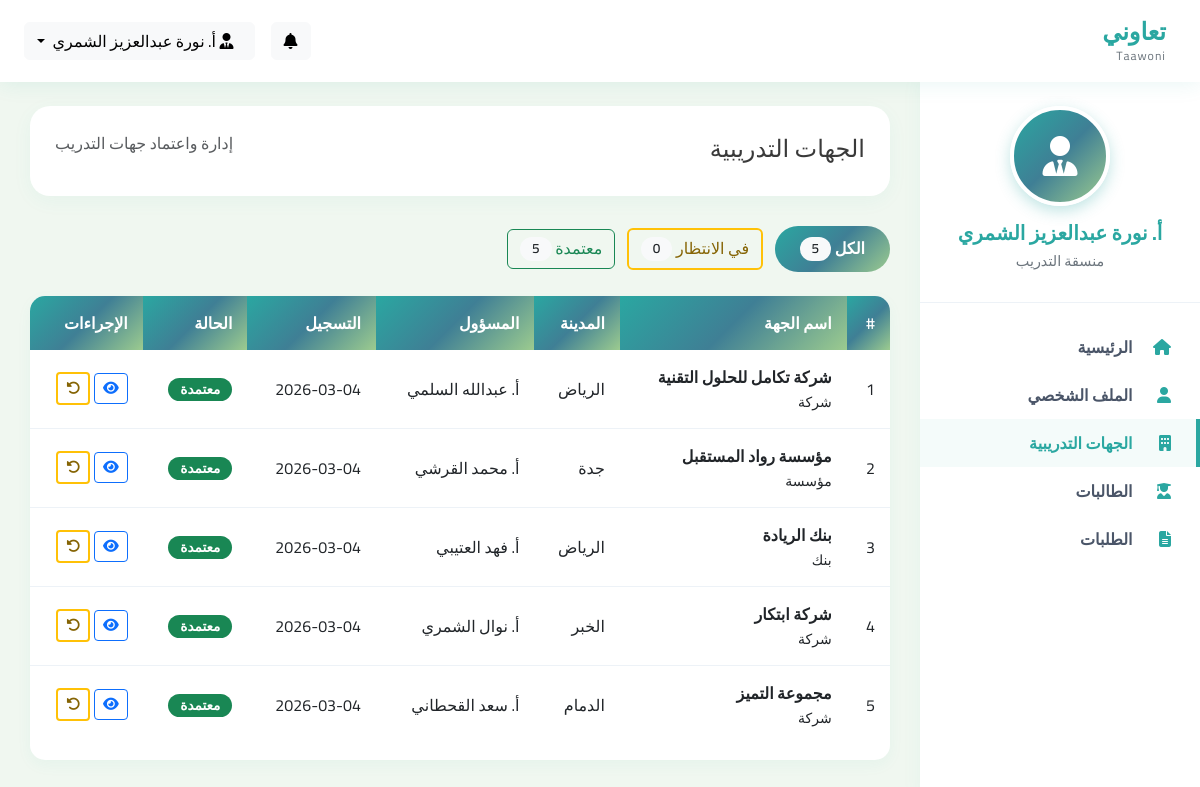
The app's page /modules/coordinator/entities.php (signed in) with its own data.
### tables this page shows
CREATE TABLE `coordinators` (
  `id` int(11) NOT NULL,
  `user_id` int(11) NOT NULL,
  `full_name_ar` varchar(100) NOT NULL,
  `full_name_en` varchar(100) DEFAULT NULL,
  `employee_id` varchar(20) NOT NULL,
  `national_id` varchar(20) DEFAULT NULL,
  `department` varchar(100) DEFAULT NULL,
  `position` varchar(100) DEFAULT 'منسقة التدريب',
  `profile_image` varchar(255) DEFAULT NULL,
  `signature_file` varchar(255) DEFAULT NULL COMMENT 'التوقيع الرسمي',
  `phone` varchar(20) DEFAULT NULL,
  `office_location` varchar(100) DEFAULT NULL,
  `created_at` timestamp NOT NULL DEFAULT current_timestamp()
);

CREATE TABLE `training_entities` (
  `id` int(11) NOT NULL,
  `user_id` int(11) NOT NULL,
  `entity_name_ar` varchar(200) NOT NULL COMMENT 'اسم الجهة بالعربية',
  `entity_name_en` varchar(200) DEFAULT NULL,
  `commercial_registration` varchar(50) DEFAULT NULL COMMENT 'السجل التجاري',
  `license_file` varchar(255) DEFAULT NULL COMMENT 'ملف السجل/الترخيص',
  `entity_type` enum('شركة','مؤسسة','مستشفى','بنك','مدرسة','جهة حكومية','أخرى') DEFAULT 'شركة',
  `contact_person` varchar(100) DEFAULT NULL COMMENT 'الشخص المسؤول',
  `contact_position` varchar(100) DEFAULT NULL COMMENT 'مسمى المسؤول',
  `contact_phone` varchar(20) DEFAULT NULL,
  `contact_email` varchar(100) DEFAULT NULL,
  `website` varchar(255) DEFAULT NULL,
  `city` varchar(50) DEFAULT NULL,
  `address` text DEFAULT NULL,
  `logo` varchar(255) DEFAULT NULL COMMENT 'شعار الجهة',
  `is_approved` tinyint(1) DEFAULT 0 COMMENT 'معتمدة من المنسقة؟',
  `approved_by` int(11) DEFAULT NULL COMMENT 'المنسقة التي اعتمدت',
  `approved_at` datetime DEFAULT NULL,
  `notes` text DEFAULT NULL,
  `created_at` timestamp NOT NULL DEFAULT current_timestamp()
);

### modules/coordinator/entities.php (the view, shortened to what this page needs)
 <?php
require_once '../../config/config.php';
$action = $_GET['action'] ?? 'list';
$status = $_GET['status'] ?? 'all';
$sql = "SELECT * FROM training_entities";
$sql .= " ORDER BY created_at DESC";
$entities = $pdo->query($sql)->fetchAll();
$stats = [
    'total' => count($entities),
    'pending' => count(array_filter($entities, fn($e) => $e['is_approved'] == 0)),
    'approved' => count(array_filter($entities, fn($e) => $e['is_approved'] == 1)),
];
require_once '../../includes/coordinator_header.php';
?>
<div class="content">
    <?php if($action == 'view' && isset($entity)): ?>
        <div class="back-link mb-3">
            <a href="entities.php"><i class="fas fa-arrow-right ms-1"></i> العودة للقائمة</a>
        </div>
        <div class="row">
            <div class="col-md-8">
                <div class="card-custom">
                    <div class="d-flex justify-content-between mb-3">
                        <h5><?php echo htmlspecialchars($entity['entity_name_ar']); ?></h5>
                        <?php if($entity['is_approved']): ?>
                            <span class="badge bg-success p-3">✅ معتمدة</span>
                        <?php else: ?>
                            <span class="badge bg-warning p-3">⏳ في انتظار الاعتماد</span>
                        <?php endif; ?>
                    </div>
                    <div class="row">
                        <div class="col-md-6 mb-3">
                            <small class="text-muted">الاسم بالإنجليزية</small>
                            <p><?php echo $entity['entity_name_en'] ?? '---'; ?></p>
                        </div>
                        <div class="col-md-6 mb-3">
                            <small class="text-muted">نوع الجهة</small>
                            <p><?php echo $entity['entity_type'] ?? 'شركة'; ?></p>
                        </div>
                        <div class="col-md-6 mb-3">
                            <small class="text-muted">السجل التجاري</small>
                            <p><?php echo $entity['commercial_registration'] ?? '---'; ?></p>
                        </div>
                        <div class="col-md-6 mb-3">
                            <small class="text-muted">المدينة</small>
                            <p><?php echo $entity['city'] ?? '---'; ?></p>
                        </div>
                        <div class="col-12 mb-3">
                            <small class="text-muted">العنوان</small>
                            <p><?php echo $entity['address'] ?? '---'; ?></p>
                        </div>
                    </div>
                    <hr>
                    <h6 class="mb-3">معلومات المسؤول</h6>
                    <div class="row">
                        <div class="col-md-6 mb-3">
                            <small class="text-muted">الاسم</small>
                            <p><?php echo $entity['contact_person'] ?? '---'; ?></p>
                        </div>
                        <div class="col-md-6 mb-3">
                            <small class="text-muted">رقم التواصل</small>
                            <p><?php echo $entity['contact_phone'] ?? '---'; ?></p>
                        </div>
                        <div class="col-12 mb-3">
                            <small class="text-muted">البريد الإلكتروني</small>
                            <p><?php echo $entity['contact_email'] ?? '---'; ?></p>
                        </div>
                    </div>
                    <h6 class="mt-4 mb-3">المقاعد التدريبية</h6>
                    <?php if(empty($training_seats)): ?>
                        <p class="text-muted">لا توجد مقاعد تدريبية</p>
                    <?php else: ?>
                        <table class="table">
                            <thead>
                                <tr>
                                    <th>العنوان</th>
                                    <th>التخصص</th>
                                    <th>المقاعد</th>
                                    <th>المتبقي</th>
                                    <th>الطلبات</th>
                                </tr>
                            </thead>
                            <tbody>
                                <?php foreach($training_seats as $seat): ?>
                                <tr>
                                    <td><?php echo $seat['title_ar']; ?></td>
                                    <td><?php echo $seat['major_name_ar'] ?? 'عام'; ?></td>
                                    <td><?php echo $seat['available_seats']; ?></td>
                                    <td><?php echo $seat['available_seats'] - ($seat['filled_seats'] ?? 0); ?></td>
                                    <td><?php echo $seat['applications_count']; ?></td>
                                </tr>
                                <?php endforeach; ?>
                            </tbody>
                        </table>
                    <?php endif; ?>
                </div>
            </div>
            <div class="col-md-4">
                <div class="card-custom">
                    <h6 class="mb-3">الإجراءات</h6>
                    <?php if(!$entity['is_approved']): ?>
                        <a href="?approve=<?php echo $entity['id']; ?>" class="btn btn-success w-100 mb-2" onclick="return confirm('اعتماد هذه الجهة؟')">
                            <i class="fas fa-check-circle ms-2"></i> اعتماد الجهة
                        </a>
                        <a href="?reject=<?php echo $entity['id']; ?>" class="btn btn-danger w-100" onclick="return confirm('رفض هذه الجهة؟')">
                            <i class="fas fa-times-circle ms-2"></i> رفض الجهة
                        </a>
                    <?php else: ?>
                        <div class="alert alert-success mb-3">
                            <i class="fas fa-check-circle"></i> تم الاعتماد
                            <?php if($entity['approved_at']): ?>
                                <br><small><?php echo date('Y-m-d', strtotime($entity['approved_at'])); ?></small>
                            <?php endif; ?>
                        </div>
                        <a href="?unapprove=<?php echo $entity['id']; ?>" class="btn btn-warning w-100" onclick="return confirm('إلغاء اعتماد هذه الجهة؟')">
                            <i class="fas fa-undo-alt ms-2"></i> إلغاء الاعتماد
                        </a>
                        <hr>
                        <a href="?reject=<?php echo $entity['id']; ?>" class="btn btn-outline-danger w-100" onclick="return confirm('رفض هذه الجهة؟')">
                            <i class="fas fa-times ms-2"></i> رفض الجهة
                        </a>
                    <?php endif; ?>
                    <hr>
                    <a href="mailto:<?php echo $entity['contact_email']; ?>" class="btn-outline-custom w-100 text-center">
                        <i class="fas fa-envelope ms-2"></i> إرسال بريد
                    </a>
                </div>
                <div class="card-custom mt-3">
                    <small class="text-muted">تاريخ التسجيل</small>
                    <p><?php echo date('Y-m-d', strtotime($entity['created_at'])); ?></p>
                </div>
            </div>
        </div>
    <?php else: ?>
        <div class="page-header">
            <h4 class="mb-1">الجهات التدريبية</h4>
            <p class="text-muted">إدارة واعتماد جهات التدريب</p>
        </div>
        <div class="mb-4">
            <a href="?status=all" class="btn <?php echo $status == 'all' ? 'btn-primary-custom' : 'btn-outline-custom'; ?> me-2">
                الكل <span class="badge bg-light text-dark"><?php echo $stats['total']; ?></span>
            </a>
            <a href="?status=pending" class="btn <?php echo $status == 'pending' ? 'btn-warning' : 'btn-outline-warning'; ?> me-2">
                في الانتظار <span class="badge bg-light text-dark"><?php echo $stats['pending']; ?></span>
            </a>
            <a href="?status=approved" class="btn <?php echo $status == 'approved' ? 'btn-success' : 'btn-outline-success'; ?>">
                معتمدة <span class="badge bg-light text-dark"><?php echo $stats['approved']; ?></span>
            </a>
        </div>
        <?php if(empty($entities)): ?>
            <div class="card-custom text-center py-5">
                <i class="fas fa-building fa-4x text-muted mb-3"></i>
                <h5>لا توجد جهات</h5>
            </div>
        <?php else: ?>
            <div class="table-custom">
                <table class="table">
                    <thead>
                        <tr>
                            <th>#</th>
                            <th>اسم الجهة</th>
                            <th>المدينة</th>
                            <th>المسؤول</th>
                            <th>التسجيل</th>
                            <th>الحالة</th>
                            <th>الإجراءات</th>
                        </tr>
                    </thead>
                    <tbody>
                        <?php foreach($entities as $i => $e): ?>
                        <tr>
                            <td><?php echo $i+1; ?></td>
                            <td>
                                <strong><?php echo $e['entity_name_ar']; ?></strong>
                                <br><small><?php echo $e['entity_type']; ?></small>
                            </td>
                            <td><?php echo $e['city'] ?? '---'; ?></td>
                            <td><?php echo $e['contact_person'] ?? '---'; ?></td>
                            <td><?php echo date('Y-m-d', strtotime($e['created_at'])); ?></td>
                            <td>
                                <?php if($e['is_approved']): ?>
                                    <span class="badge bg-success">معتمدة</span>
                                <?php else: ?>
                                    <span class="badge bg-warning">في الانتظار</span>
                                <?php endif; ?>
                            </td>
                            <td>
                                <a href="?action=view&id=<?php echo $e['id']; ?>" class="btn btn-sm btn-outline-primary" title="عرض">
                                    <i class="fas fa-eye"></i>
                                </a>
                                <?php if(!$e['is_approved']): ?>
                                    <a href="?approve=<?php echo $e['id']; ?>" class="btn btn-sm btn-outline-success" title="اعتماد" onclick="return confirm('اعتماد هذه الجهة؟')">
                                        <i class="fas fa-check"></i>
                                    </a>
                                <?php else: ?>
                                    <a href="?unapprove=<?php echo $e['id']; ?>" class="btn btn-sm btn-outline-warning" title="إلغاء الاعتماد" onclick="return confirm('إلغاء اعتماد هذه الجهة؟')">
                                        <i class="fas fa-undo-alt"></i>
                                    </a>
                                <?php endif; ?>
                            </td>
                        </tr>
                        <?php endforeach; ?>
                    </tbody>
                </table>
            </div>
        <?php endif; ?>
    <?php endif; ?>
</div>
<?php require_once '../../includes/coordinator_footer.php'; ?>

### includes/coordinator_header.php (shortened to what this page needs)
 <?php
$stmt = $pdo->prepare("SELECT * FROM coordinators WHERE user_id = ?");
$stmt->execute([$_SESSION['user_id']]);
$coordinator = $stmt->fetch();
$pending_entities = 0;
$pending_applications = 0;
try {
    $stmt = $pdo->query("SELECT COUNT(*) FROM applications WHERE status = 'pending'");
    $pending_applications = $stmt->fetchColumn();
} catch (Exception $e) {
    $pending_applications = 0;
}
?>
<!DOCTYPE html>
<html lang="ar" dir="rtl">
<head>
    <link rel="stylesheet" href="https://cdnjs.cloudflare.com/ajax/libs/font-awesome/6.4.0/css/all.min.css">
    <link href="https://cdn.jsdelivr.net/npm/bootstrap@5.3.0/dist/css/bootstrap.rtl.min.css" rel="stylesheet">
</head>
<body>
    <nav class="navbar">
        <div class="container-fluid px-4">
            <a class="navbar-brand" href="dashboard.php">
                <div class="brand-text">
                    <div class="brand-main">تعاوني</div>
                    <div class="brand-sub">Taawoni</div>
                </div>
            </a>
            <div class="d-flex align-items-center">
                <div class="dropdown mx-3">
                    <button class="btn btn-light position-relative" type="button" data-bs-toggle="dropdown">
                        <i class="fas fa-bell"></i>
                    </button>
                </div>
                <div class="dropdown">
                    <button class="btn btn-light dropdown-toggle" type="button" data-bs-toggle="dropdown">
                        <i class="fas fa-user-tie ms-2"></i>
                        <?php echo htmlspecialchars($coordinator['full_name_ar']); ?>
                    </button>
                </div>
            </div>
        </div>
    </nav>
    <div class="wrapper">
        <div class="sidebar">
            <div class="user-info">
                <div class="avatar-circle">
                    <i class="fas fa-user-tie"></i>
                </div>
                <h5><?php echo htmlspecialchars($coordinator['full_name_ar']); ?></h5>
                <p><?php echo htmlspecialchars($coordinator['position'] ?? 'منسقة التدريب'); ?></p>
            </div>
            <div class="nav-menu">
                <?php
                $menu_items = [
                    ['dashboard.php', 'fa-home', 'الرئيسية'],
                    ['profile.php', 'fa-user', 'الملف الشخصي'],
                    ['entities.php', 'fa-building', 'الجهات التدريبية', $pending_entities],
                    ['students.php', 'fa-user-graduate', 'الطالبات'],
                    ['applications.php', 'fa-file-alt', 'الطلبات', $pending_applications],
                ];
                $current_page = basename($_SERVER['PHP_SELF']);
                foreach($menu_items as $item):
                    $active = ($current_page == $item[0]) ? 'active' : '';
                ?>
                <a class="nav-link <?php echo $active; ?>" href="<?php echo $item[0]; ?>">
                    <i class="fas <?php echo $item[1]; ?>"></i>
                    <?php echo $item[2]; ?>
                </a>
                <?php endforeach; ?>
            </div>
        </div>

### records on screen
coordinators: full_name_ar "أ. نورة عبدالعزيز الشمري", position "منسقة التدريب"
training_entities: entity_name_ar "شركة تكامل للحلول التقنية", entity_type "شركة", city "الرياض", contact_person "أ. عبدالله السلمي", created_at "2026-03-04", is_approved "معتمدة"
training_entities: entity_name_ar "مؤسسة رواد المستقبل", entity_type "مؤسسة", city "جدة", contact_person "أ. محمد القرشي", created_at "2026-03-04", is_approved "معتمدة"
training_entities: entity_name_ar "بنك الريادة", entity_type "بنك", city "الرياض", contact_person "أ. فهد العتيبي", created_at "2026-03-04", is_approved "معتمدة"
training_entities: entity_name_ar "شركة ابتكار", entity_type "شركة", city "الخبر", contact_person "أ. نوال الشمري", created_at "2026-03-04", is_approved "معتمدة"
training_entities: entity_name_ar "مجموعة التميز", entity_type "شركة", city "الدمام", contact_person "أ. سعد القحطاني", created_at "2026-03-04", is_approved "معتمدة"

### other values on screen
$item[2] "الرئيسية"
$item[2] "الملف الشخصي"
$item[2] "الجهات التدريبية"
$item[2] "الطالبات"
$item[2] "الطلبات"
$stats['total'] "5"
$stats['pending'] "0"
$stats['approved'] "5"
